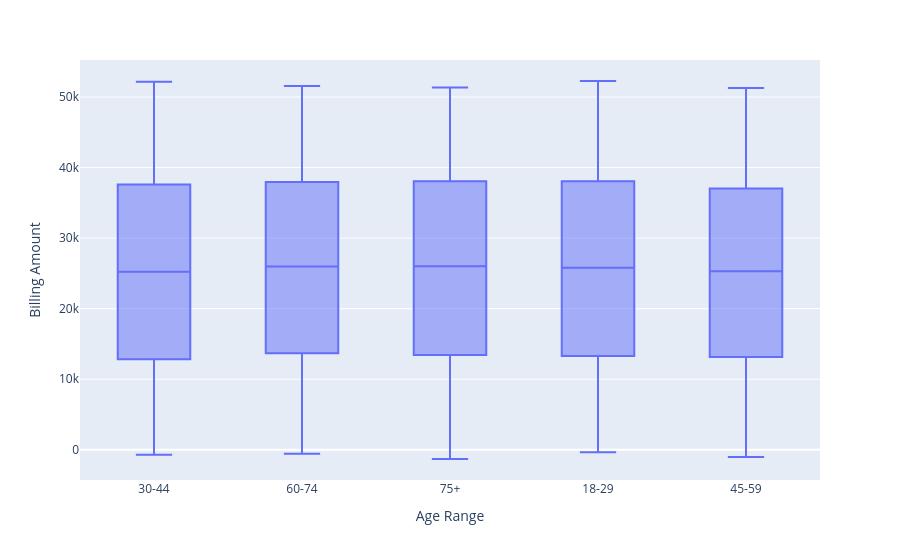

Notebook code for this chart:
### Markdown cell above
Here is a bar chart of all the medical conditions broken down by blood type, to see if there is a higher likelyhood that someone would have X medical condtion because they have Y blood type, I also wanted a visual count of these columns together, I have also fliped that bar graph around to see them grouped by blood types

### Code cell
fig = px.box(df, x ="Age Range", y ="Billing Amount")
fig.show()

### Figure 1 — Plotly figure (JSON) as saved in the notebook; plotly's stock layout.template omitted (floating-point values rounded to 4 significant figures; data arrays with more than 128 entries replaced by an {"elided": "..."} marker saying what was removed)
{"data": [{"alignmentgroup": "True", "hovertemplate": "Age Range=%{x}<br>Billing Amount=%{y}<extra></extra>", "legendgroup": "", "marker": {"color": "#636efa"}, "name": "", "notched": false, "offsetgroup": "", "orientation": "v", "showlegend": false, "type": "box", "x": {"elided": "10000 str values"}, "x0": " ", "xaxis": "x", "y": {"elided": "10000 float values"}, "y0": " ", "yaxis": "y"}], "layout": {"boxmode": "group", "legend": {"tracegroupgap": 0}, "margin": {"t": 60}, "xaxis": {"anchor": "y", "domain": [0, 1], "title": {"text": "Age Range"}}, "yaxis": {"anchor": "x", "domain": [0, 1], "title": {"text": "Billing Amount"}}}}
